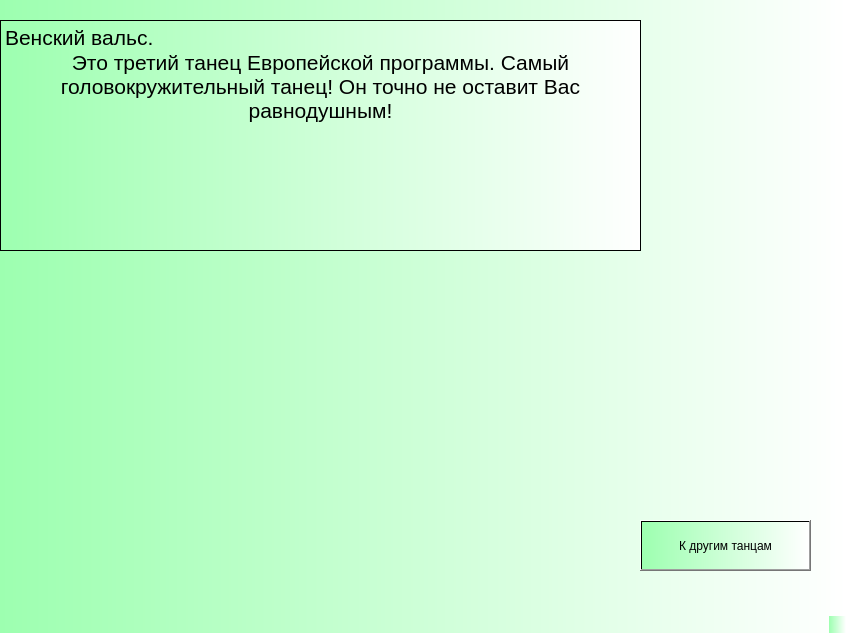
<?xml version="1.0" encoding="UTF-8"?>
<ui version="4.0">
 <class>MainWindow</class>
 <widget class="QMainWindow" name="MainWindow">
  <property name="geometry">
   <rect>
    <x>0</x>
    <y>0</y>
    <width>846</width>
    <height>633</height>
   </rect>
  </property>
  <property name="windowTitle">
   <string>MainWindow</string>
  </property>
  <property name="styleSheet">
   <string notr="true">background-color: qlineargradient(spread:pad, x1:0, y1:0, x2:1, y2:0, stop:0 rgba(157, 255, 176, 255), stop:1 rgba(255, 255, 255, 255));</string>
  </property>
  <widget class="QWidget" name="centralwidget">
   <widget class="QTextBrowser" name="textBrowser">
    <property name="geometry">
     <rect>
      <x>0</x>
      <y>20</y>
      <width>641</width>
      <height>231</height>
     </rect>
    </property>
    <property name="html">
     <string>&lt;!DOCTYPE HTML PUBLIC &quot;-//W3C//DTD HTML 4.0//EN&quot; &quot;http://www.w3.org/TR/REC-html40/strict.dtd&quot;&gt;
&lt;html&gt;&lt;head&gt;&lt;meta name=&quot;qrichtext&quot; content=&quot;1&quot; /&gt;&lt;style type=&quot;text/css&quot;&gt;
p, li { white-space: pre-wrap; }
&lt;/style&gt;&lt;/head&gt;&lt;body style=&quot; font-family:'MS Shell Dlg 2'; font-size:8pt; font-weight:400; font-style:normal;&quot;&gt;
&lt;p style=&quot; margin-top:0px; margin-bottom:0px; margin-left:0px; margin-right:0px; -qt-block-indent:0; text-indent:0px;&quot;&gt;&lt;span style=&quot; font-size:16pt;&quot;&gt;Венский вальс.&lt;/span&gt;&lt;/p&gt;
&lt;p align=&quot;center&quot; style=&quot; margin-top:0px; margin-bottom:0px; margin-left:0px; margin-right:0px; -qt-block-indent:0; text-indent:0px;&quot;&gt;&lt;span style=&quot; font-size:16pt;&quot;&gt;Это третий танец Европейской программы. Самый головокружительный танец! Он точно не оставит Вас равнодушным!&lt;/span&gt;&lt;/p&gt;&lt;/body&gt;&lt;/html&gt;</string>
    </property>
   </widget>
   <widget class="QPushButton" name="nazad_3">
    <property name="geometry">
     <rect>
      <x>640</x>
      <y>520</y>
      <width>171</width>
      <height>51</height>
     </rect>
    </property>
    <property name="text">
     <string>К другим танцам</string>
    </property>
   </widget>
  </widget>
  <widget class="QMenuBar" name="menubar">
   <property name="geometry">
    <rect>
     <x>0</x>
     <y>0</y>
     <width>846</width>
     <height>18</height>
    </rect>
   </property>
  </widget>
  <widget class="QStatusBar" name="statusbar"/>
 </widget>
 <resources/>
 <connections/>
</ui>
